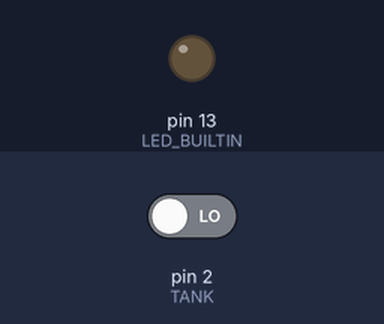
This sketch was run on a simulated Arduino Uno, built with avr-gcc and run on an emulated ATmega328P. Parts: output pins drawn as LEDs (lit = HIGH). Inputs (shaded band) come from the test bench; at power-on: pin 2 (TANK) LOW.

Above: at 1.2 s.
1.3 s: pin 2 (TANK) driven HIGH
At 2.5 s:
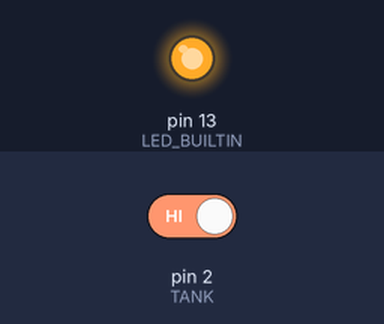
2.8 s: pin 2 (TANK) driven LOW
At 3.7 s:
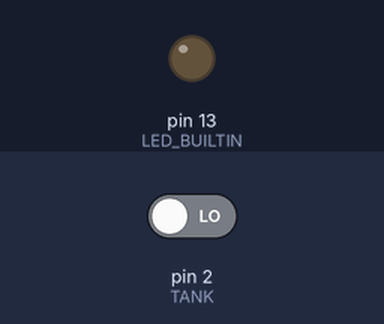
Timing chart, 0 to 5.8 s (numbered marks = the images above; inputs shaded):
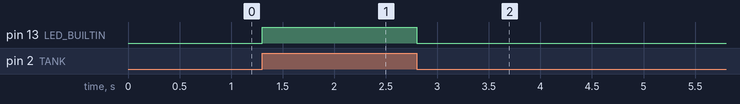

The sketch:

watertanklevel.ino
```cpp
int TANK = 2;

void setup() {
  pinMode(TANK, INPUT);
  pinMode(LED_BUILTIN, OUTPUT);
  digitalWrite(TANK, LOW);
}

void loop() {
  if (digitalRead(TANK) == HIGH){
    digitalWrite(LED_BUILTIN, HIGH);
  } else {
    digitalWrite(LED_BUILTIN, LOW);
  }
}
```

Measured:
- after the input at 1.3 s, pin 13 (LED_BUILTIN): LOW → HIGH at once
- after the input at 2.8 s, pin 13 (LED_BUILTIN): HIGH → LOW at once
